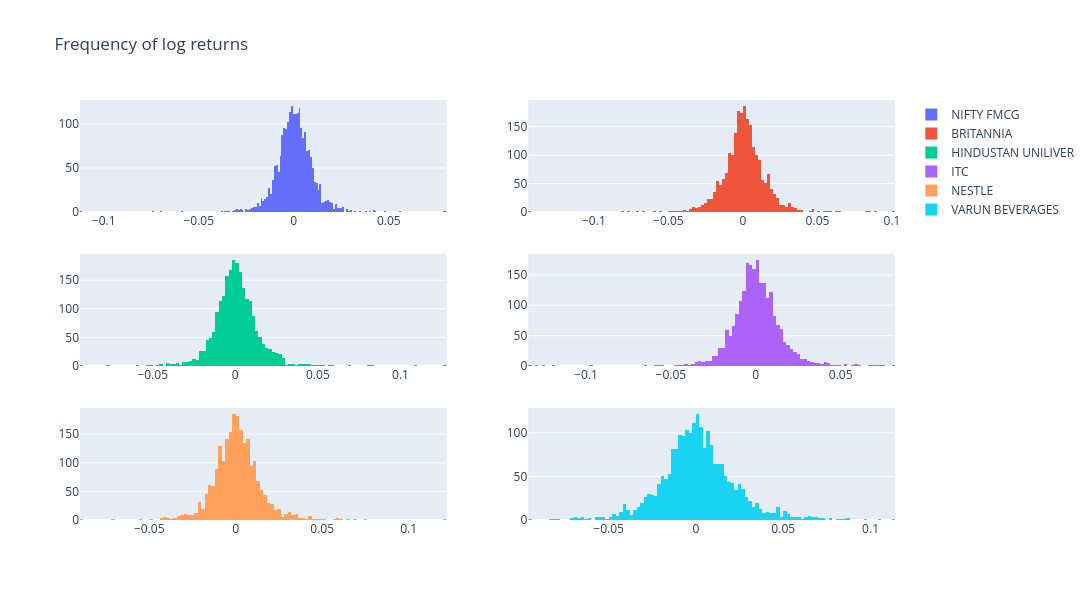

Here is the notebook cell this chart was saved with:
### Code cell
fig = make_subplots(rows=3, cols=2)

img0 = go.Histogram(x=log_returns['^CNXFMCG'], name='NIFTY FMCG')
img1 = go.Histogram(x=log_returns['BRITANNIA.NS'], name='BRITANNIA')
img2 = go.Histogram(x=log_returns['HINDUNILVR.NS'], name='HINDUSTAN UNILIVER')
img3 = go.Histogram(x=log_returns['ITC.NS'], name='ITC')
img4 = go.Histogram(x=log_returns['NESTLEIND.NS'], name='NESTLE')
img5 = go.Histogram(x=log_returns['VBL.NS'], name='VARUN BEVERAGES')

fig.append_trace(img0, 1, 1)  #This is in terms of rows and columns
fig.append_trace(img1, 1, 2)
fig.append_trace(img2, 2, 1)
fig.append_trace(img3, 2, 2)
fig.append_trace(img4, 3, 1)
fig.append_trace(img5, 3, 2)

fig.update_layout(autosize=False, width=1100, height=600, title='Frequency of log returns')

fig.show()

### Figure 1 — Plotly figure (JSON) as saved in the notebook; plotly's stock layout.template omitted (floating-point values rounded to 4 significant figures; data arrays with more than 128 entries replaced by an {"elided": "..."} marker saying what was removed)
{"data": [{"name": "NIFTY FMCG", "type": "histogram", "x": {"elided": "2254 float values"}, "xaxis": "x", "yaxis": "y"}, {"name": "BRITANNIA", "type": "histogram", "x": {"elided": "2254 float values"}, "xaxis": "x2", "yaxis": "y2"}, {"name": "HINDUSTAN UNILIVER", "type": "histogram", "x": {"elided": "2254 float values"}, "xaxis": "x3", "yaxis": "y3"}, {"name": "ITC", "type": "histogram", "x": {"elided": "2254 float values"}, "xaxis": "x4", "yaxis": "y4"}, {"name": "NESTLE", "type": "histogram", "x": {"elided": "2254 float values"}, "xaxis": "x5", "yaxis": "y5"}, {"name": "VARUN BEVERAGES", "type": "histogram", "x": {"elided": "2254 float values"}, "xaxis": "x6", "yaxis": "y6"}], "layout": {"autosize": false, "height": 600, "title": {"text": "Frequency of log returns"}, "width": 1100, "xaxis": {"anchor": "y", "autorange": true, "domain": [0, 0.45], "range": [-0.1125, 0.0805], "type": "linear"}, "xaxis2": {"anchor": "y2", "autorange": true, "domain": [0.55, 1], "range": [-0.144, 0.102], "type": "linear"}, "xaxis3": {"anchor": "y3", "autorange": true, "domain": [0, 0.45], "range": [-0.094, 0.128], "type": "linear"}, "xaxis4": {"anchor": "y4", "autorange": true, "domain": [0.55, 1], "range": [-0.134, 0.082], "type": "linear"}, "xaxis5": {"anchor": "y5", "autorange": true, "domain": [0, 0.45], "range": [-0.09, 0.122], "type": "linear"}, "xaxis6": {"anchor": "y6", "autorange": true, "domain": [0.55, 1], "range": [-0.096, 0.114], "type": "linear"}, "yaxis": {"anchor": "x", "autorange": true, "domain": [0.7333, 1], "range": [0, 127.4]}, "yaxis2": {"anchor": "x2", "autorange": true, "domain": [0.7333, 1], "range": [0, 196.8]}, "yaxis3": {"anchor": "x3", "autorange": true, "domain": [0.3667, 0.6333], "range": [0, 195.8]}, "yaxis4": {"anchor": "x4", "autorange": true, "domain": [0.3667, 0.6333], "range": [0, 184.2]}, "yaxis5": {"anchor": "x5", "autorange": true, "domain": [0, 0.2667], "range": [0, 195.8]}, "yaxis6": {"anchor": "x6", "autorange": true, "domain": [0, 0.2667], "range": [0, 128.4]}}}
